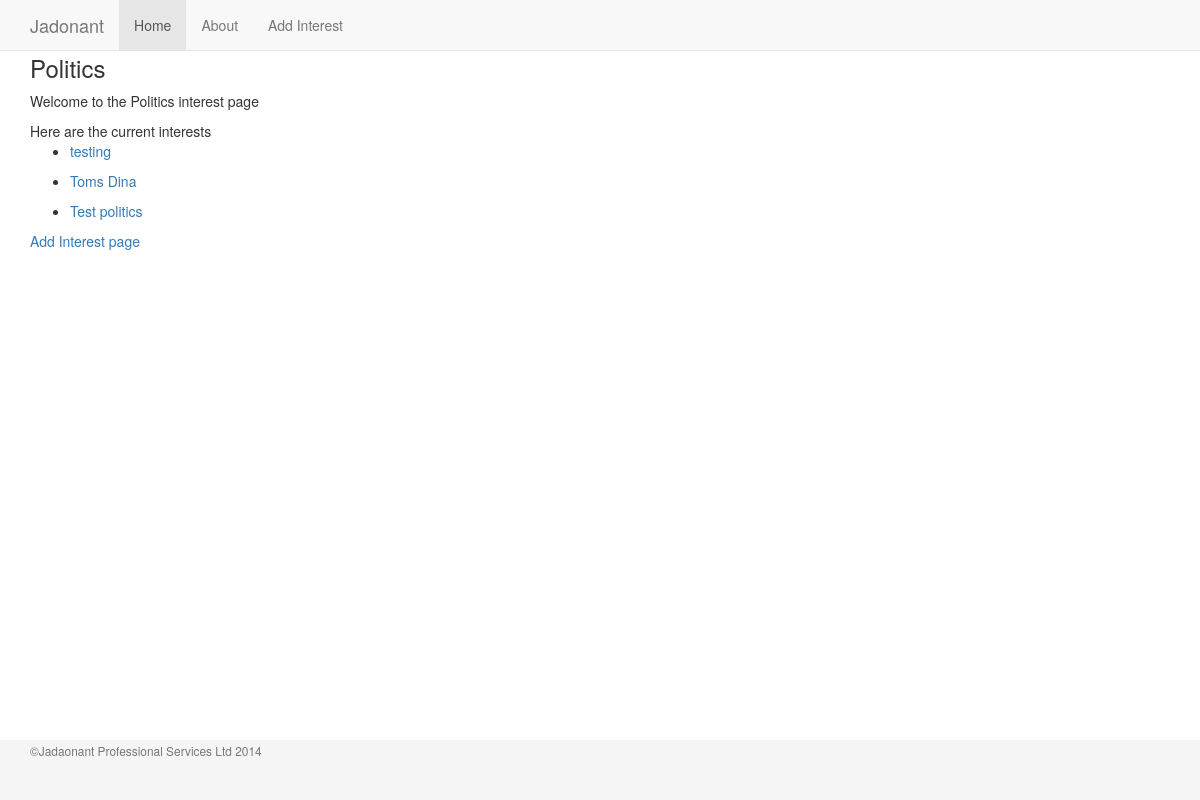
Screenshot of /Politics with the database file from the repository.
### app/models.py (models this page shows, shortened)
class Category(db.Model):
    __tablename__ = 'category'
    id = db.Column(db.Integer, db.Sequence('category_id'), primary_key=True)
    name = db.Column(db.String(50), unique=True)
    category_interests = db.relationship('Interests', backref = 'category', lazy = 'dynamic')

class Interests(db.Model):
    __tablename__ = 'interests'
    id = db.Column(db.Integer, db.Sequence('interest_id'), primary_key=True)
    title = db.Column(db.String(100))
    url = db.Column(db.String(100))
    category_id = db.Column(db.Integer, db.ForeignKey('category.id')) #remove _id from category

### app/views.py (the view)
@app.route('/<path:category_name>')
def category_name(category_name):
    category = decode_url(category_name)
    test_cat = db.session.query(Category).filter_by(name=category).first()
    category_pages = db.session.query(Interests).filter(Interests.category_id == test_cat.id).all()
    return render_template('category.html', category=category, category_pages=category_pages, title=category)

### app/views.py (called while the page is built)
def decode_url(category_name_url):
    return urllib.unquote(category_name_url)

@app.template_filter()
def get_current_year(*args):
    current_date = datetime.now()
    year = current_date.year
    return year

### app/templates/category.html
{% extends 'base1.html' %}
{% block content %}
  <h3>{{category}}</h3>
  <p>Welcome to the {{category}} interest page</p>
    {% if category_pages != [] %}
    Here are the current interests
    {% for pages in category_pages %}
    <ul>
        <li><a href="{{pages.url}}" target="_blank">{{pages.title}}</a></li>
    </ul>
    {% endfor %}
    {% else %}
    <div id="no_results">
        No interest pages added yet, click link below to add
    </div>
    {% endif %}
  <p><a href="/add_page">Add Interest page</a></p>
{% endblock %}

### app/static/css/sticy_footer.css (style rules this page uses)
html { position: relative; min-height: 100%; }
body { margin-bottom: 60px; }

### rows the page displays
Category: name "Politics"
Interests: title "testing"
Interests: title "Toms Dina"
Interests: title "Test politics"
